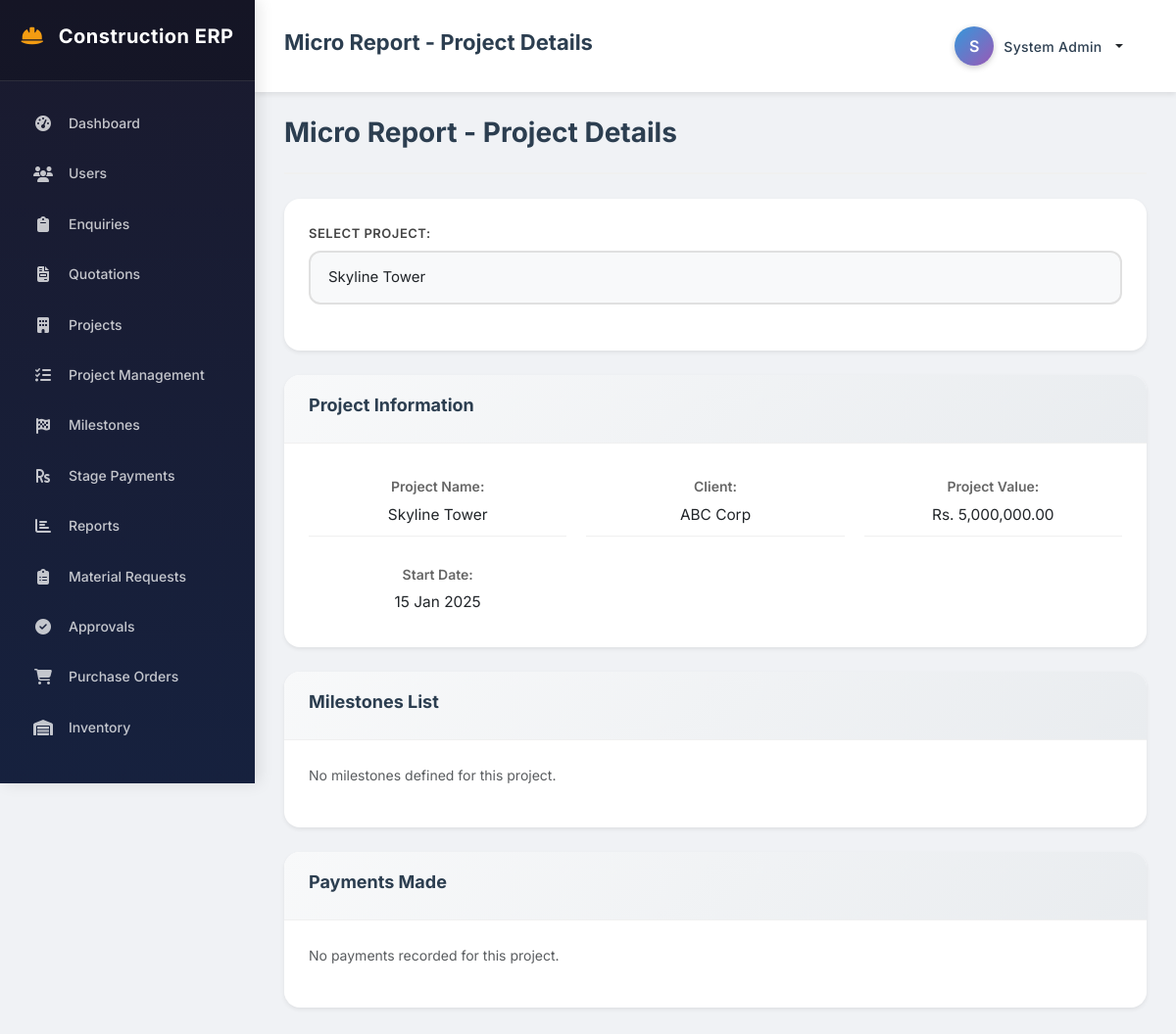
Screenshot of /reports/micro_report.php?project_id=1 (signed in) with the database file from the repository.
### tables this page shows
CREATE TABLE projects (
    id INT AUTO_INCREMENT PRIMARY KEY,
    project_name VARCHAR(200) NOT NULL,
    client_name VARCHAR(200) NOT NULL,
    project_value DECIMAL(15,2) NOT NULL,
    start_date DATE NOT NULL,
    description TEXT,
    status ENUM('active', 'completed', 'cancelled') DEFAULT 'active',
    enquiry_id INT,
    quotation_id INT,
    created_by INT,
    created_at TIMESTAMP DEFAULT CURRENT_TIMESTAMP,
    updated_at TIMESTAMP DEFAULT CURRENT_TIMESTAMP ON UPDATE CURRENT_TIMESTAMP,
    FOREIGN KEY (created_by) REFERENCES users(id)
);

### config/db.php (called while the page is built, shortened)
<?php
$conn = new mysqli(DB_HOST, DB_USER, DB_PASS);
$sql = "CREATE DATABASE IF NOT EXISTS " . DB_NAME;
if ($conn->query($sql) === TRUE) {
    $conn->select_db(DB_NAME);
} else {
    die("Error creating database: " . $conn->error);
}
$conn->set_charset("utf8mb4");
function getDB() {
    global $conn;
    return $conn;
}
function fetchAll($sql, $types = "", $params = []) {
    $conn = getDB();
    $stmt = $conn->prepare($sql);
    if (!empty($types) && !empty($params)) {
        $stmt->bind_param($types, ...$params);
    }
    $stmt->execute();
    $result = $stmt->get_result();
    $rows = [];
    while ($row = $result->fetch_assoc()) {
        $rows[] = $row;
    }
    return $rows;
}
function fetchOne($sql, $types = "", $params = []) {
    $rows = fetchAll($sql, $types, $params);
    return !empty($rows) ? $rows[0] : null;
}

### reports/micro_report.php (the view, shortened to what this page needs)
<?php
require_once '../config/db.php';
$projects = fetchAll("SELECT id, project_name FROM projects WHERE status = 'active' ORDER BY project_name");
$selected_project = intval($_GET['project_id'] ?? 0);
$project_data = null;
$milestones = [];
$payments = [];
if ($selected_project) {
    $project_data = fetchOne("SELECT * FROM projects WHERE id = ?", "i", [$selected_project]);
    $milestones = fetchAll("SELECT * FROM project_milestones WHERE project_id = ? ORDER BY start_date", "i", [$selected_project]);
    $payments = fetchAll("SELECT * FROM project_payments WHERE project_id = ? ORDER BY payment_date", "i", [$selected_project]);
}
require_once '../includes/header.php';
?>
<div class="content">
    <div class="page-header">
        <h2>Micro Report - Project Details</h2>
    </div>
    <div class="card">
        <div class="card-body">
            <form method="GET" class="form form-inline">
                <div class="form-group" style="flex: 1;">
                    <label for="project_id">Select Project: </label>
                    <select name="project_id" id="project_id" class="form-control" onchange="this.form.submit()">
                        <?php foreach ($projects as $project): ?>
                            <option value="<?php echo $project['id']; ?>" <?php echo $selected_project == $project['id'] ? 'selected' : ''; ?>>
                                <?php echo htmlspecialchars($project['project_name']); ?>
                            </option>
                        <?php endforeach; ?>
                    </select>
                </div>
            </form>
        </div>
    </div>
    <?php if ($project_data): ?>
    <div class="card">
        <div class="card-header">
            <h3>Project Information</h3>
        </div>
        <div class="card-body">
            <div class="info-grid">
                <div class="info-item">
                    <label>Project Name:</label>
                    <span><?php echo htmlspecialchars($project_data['project_name']); ?></span>
                </div>
                <div class="info-item">
                    <label>Client:</label>
                    <span><?php echo htmlspecialchars($project_data['client_name']); ?></span>
                </div>
                <div class="info-item">
                    <label>Project Value:</label>
                    <span>Rs. <?php echo number_format($project_data['project_value'], 2); ?></span>
                </div>
                <div class="info-item">
                    <label>Start Date:</label>
                    <span><?php echo date('d M Y', strtotime($project_data['start_date'])); ?></span>
                </div>
            </div>
        </div>
    </div>
    <div class="card">
        <div class="card-header">
            <h3>Milestones List</h3>
        </div>
        <div class="card-body">
            <?php if (empty($milestones)): ?>
                <p class="text-muted">No milestones defined for this project.</p>
            <?php endif; ?>
        </div>
    </div>
    <div class="card">
        <div class="card-header">
            <h3>Payments Made</h3>
        </div>
        <div class="card-body">
            <?php if (empty($payments)): ?>
                <p class="text-muted">No payments recorded for this project.</p>
            <?php endif; ?>
        </div>
    </div>
    <?php endif; ?>
</div>
<?php require_once '../includes/footer.php'; ?>

### css/style.css (style rules this page uses)
:root { --primary: #2c3e50; --secondary: #3498db; --success: #27ae60; --warning: #f39c12; --danger: #e74c3c; --purple: #9b59b6; --teal: #1abc9c; --dark: #1a1a2e; --light: #f8f9fa; --white: #ffffff; --sidebar-width: 260px; --shadow: 0 0.125rem 0.25rem rgba(0, 0, 0, 0.075); --shadow-lg: 0 0.5rem 1rem rgba(0, 0, 0, 0.15); }
* { margin: 0; padding: 0; box-sizing: border-box; }
body { font-family: 'Inter', 'Segoe UI', Tahoma, Geneva, Verdana, sans-serif; font-size: 14px; color: #333; background: #f0f2f5; line-height: 1.6; }
.content { padding: 25px 30px; flex: 1; }
.form-group { margin-bottom: 22px; }
.form-group label { display: block; margin-bottom: 8px; font-weight: 600; color: #444; font-size: 13px; text-transform: uppercase; letter-spacing: 0.5px; }
.form-group input, .form-group select, .form-group textarea { width: 100%; padding: 14px 18px; border: 2px solid #e0e0e0; border-radius: 12px; font-size: 15px; transition: all 0.3s ease; background: #f8f9fa; }
.card { background: var(--white); border-radius: 16px; box-shadow: var(--shadow); margin-bottom: 25px; border: none; overflow: hidden; }
.card-header { padding: 20px 25px; border-bottom: 1px solid #f0f0f0; display: flex; justify-content: space-between; align-items: center; background: linear-gradient(135deg, #f8f9fa 0%, #e9ecef 100%); }
.card-header h3 { font-size: 18px; font-weight: 700; color: var(--primary); }
.card-body { padding: 25px; }
.page-header { display: flex; justify-content: space-between; align-items: center; margin-bottom: 25px; padding-bottom: 15px; border-bottom: 2px solid #f0f0f0; }
.page-header h2 { font-size: 28px; font-weight: 700; color: var(--primary); }
.text-muted { color: #999; }
.info-item { padding: 8px 0; border-bottom: 1px solid #f0f0f0; display: flex; align-items: center; }
.info-item:last-child { border-bottom: none; }

### reports/micro_report.php (style rules this page uses)
.info-grid { display: grid; grid-template-columns: repeat(auto-fit, minmax(250px, 1fr)); gap: 20px; }
.info-item { display: flex; flex-direction: column; }
.info-item label { font-weight: 600; color: #666; margin-bottom: 5px; }
.info-item span { font-size: 1.1em; }

### rows the page displays
projects: project_name "Skyline Tower", client_name "ABC Corp", project_value "5,000,000.00", start_date "15 Jan 2025"

### other values shown
$page_title "Micro Report - Project Details"
substr($_SESSION['full_name'] ?? 'U', 0, 1) "S"
$_SESSION['full_name'] "System Admin"
form field project_id "Skyline Tower"
